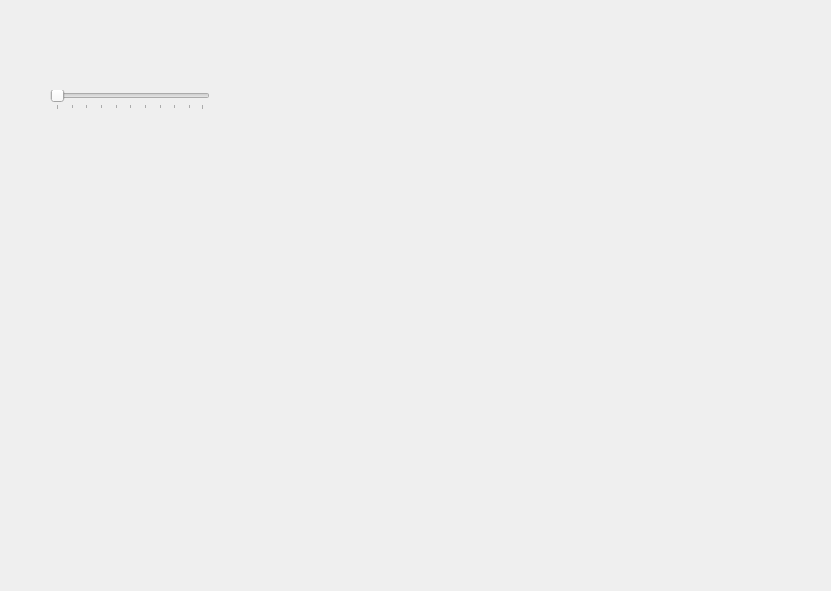
<?xml version="1.0" encoding="UTF-8"?>
<ui version="4.0">
 <class>Form</class>
 <widget class="QWidget" name="Form">
  <property name="geometry">
   <rect>
    <x>0</x>
    <y>0</y>
    <width>831</width>
    <height>591</height>
   </rect>
  </property>
  <property name="windowTitle">
   <string>Form</string>
  </property>
  <widget class="QWidget" name="verticalLayoutWidget">
   <property name="geometry">
    <rect>
     <x>50</x>
     <y>60</y>
     <width>160</width>
     <height>80</height>
    </rect>
   </property>
   <layout class="QVBoxLayout" name="verticalLayout">
    <item>
     <widget class="QSlider" name="horizontalSlider">
      <property name="orientation">
       <enum>Qt::Horizontal</enum>
      </property>
      <property name="tickPosition">
       <enum>QSlider::TicksBelow</enum>
      </property>
     </widget>
    </item>
   </layout>
  </widget>
 </widget>
 <resources/>
 <connections/>
</ui>
